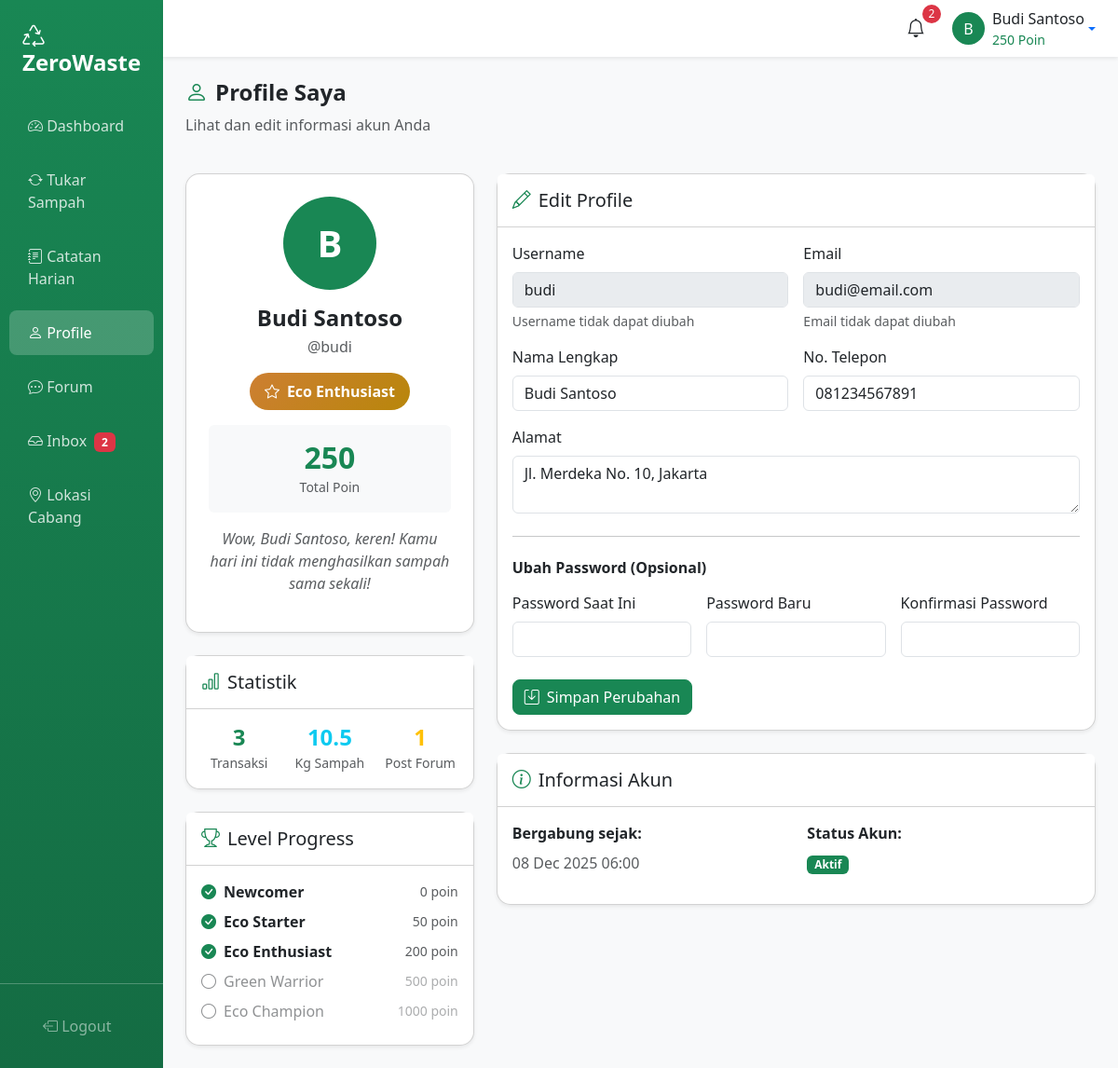
The app's page /user/profile.php (signed in) with its own data.
### tables this page shows
CREATE TABLE `users` (
  `id` int(11) NOT NULL AUTO_INCREMENT,
  `username` varchar(50) NOT NULL,
  `email` varchar(100) NOT NULL,
  `password` varchar(255) NOT NULL,
  `full_name` varchar(100) NOT NULL,
  `phone` varchar(20) DEFAULT NULL,
  `address` text DEFAULT NULL,
  `points` int(11) DEFAULT 0,
  `role` varchar(20) DEFAULT 'user',
  `is_active` tinyint(1) DEFAULT 1,
  `is_forum_blocked` tinyint(1) DEFAULT 0,
  `created_at` datetime DEFAULT CURRENT_TIMESTAMP,
  `updated_at` datetime DEFAULT CURRENT_TIMESTAMP ON UPDATE CURRENT_TIMESTAMP,
  PRIMARY KEY (`id`),
  UNIQUE KEY `username` (`username`),
  UNIQUE KEY `email` (`email`)
);

### config/functions.php (called while the page is built, shortened)
<?php
function sanitize($data) {
    return htmlspecialchars(trim($data), ENT_QUOTES, 'UTF-8');
}
function getUserById($id) {
    $db = getDB();
    $stmt = $db->prepare("SELECT * FROM users WHERE id = ?");
    $stmt->execute([$id]);
    return $stmt->fetch();
}
function getBadge($points) {
    if ($points >= 200) return ['name' => 'Eco Enthusiast', 'color' => 'bronze', 'icon' => 'star'];
    return ['name' => 'Newcomer', 'color' => 'gray', 'icon' => 'seedling'];
}
function getMotivationalMessage($name, $todayWaste = 0) {
    $messages = [
        "Wow, $name, keren! Kamu sudah berkontribusi untuk bumi yang lebih hijau!",
        "Hebat, $name! Setiap langkah kecilmu sangat berarti!",
        "Luar biasa, $name! Terus jaga semangat eco-friendly-mu!",
        "$name, kamu adalah pahlawan lingkungan!",
        "Terima kasih $name, bumi tersenyum karena aksimu!"
    ];
    if ($todayWaste == 0) {
        return "Wow, $name, keren! Kamu hari ini tidak menghasilkan sampah sama sekali!";
    }
    return $messages[array_rand($messages)];
}
function formatDateTime($datetime) {
    return date('d M Y H:i', strtotime($datetime));
}
?>

### user/profile.php (the view, shortened to what this page needs)
<?php
require_once '../config/database.php';
require_once '../config/functions.php';
$userId = $_SESSION['user_id'];
$user = getUserById($userId);
$badge = getBadge($user['points'] ?? 0);
$motivation = getMotivationalMessage($user['full_name'] ?? 'User');
$stmt = $pdo->prepare("SELECT COUNT(*) as count, SUM(quantity) as total FROM waste_exchanges WHERE user_id = ? AND status = 'approved'");
$stmt->execute([$userId]);
$wasteStats = $stmt->fetch();
$stmt = $pdo->prepare("SELECT COUNT(*) as count FROM forum_posts WHERE user_id = ? AND is_deleted = 0");
$stmt->execute([$userId]);
$forumStats = $stmt->fetch();
?>
<!DOCTYPE html>
<html lang="id">
<head>
    <link href="https://cdn.jsdelivr.net/npm/bootstrap@5.3.2/dist/css/bootstrap.min.css" rel="stylesheet">
    <link href="https://cdn.jsdelivr.net/npm/bootstrap-icons@1.11.1/font/bootstrap-icons.css" rel="stylesheet">
    <link href="../assets/css/style.css" rel="stylesheet">
</head>
<body>
    <div class="d-flex">
        <?php include 'includes/sidebar.php'; ?>
        <div class="main-content flex-grow-1">
            <?php include 'includes/topbar.php'; ?>
            <div class="container-fluid p-4">
                <div class="row mb-4">
                    <div class="col-12">
                        <h4 class="fw-bold"><i class="bi bi-person me-2 text-success"></i>Profile Saya</h4>
                        <p class="text-muted">Lihat dan edit informasi akun Anda</p>
                    </div>
                </div>
                <div class="row g-4">
                    <div class="col-lg-4">
                        <div class="card shadow-sm text-center">
                            <div class="card-body p-4">
                                <div class="avatar-circle bg-success mx-auto mb-3">
                                    <?= strtoupper(substr($user['full_name'], 0, 1)) ?>
                                </div>
                                <h4 class="fw-bold mb-1"><?= sanitize($user['full_name']) ?></h4>
                                <p class="text-muted mb-3">@<?= sanitize($user['username']) ?></p>
                                <div class="mb-3">
                                    <span class="badge-level badge-<?= $badge['color'] ?>">
                                        <i class="bi bi-<?= $badge['icon'] ?> me-2"></i>
                                        <?= $badge['name'] ?>
                                    </span>
                                </div>
                                <div class="bg-light rounded p-3 mb-3">
                                    <h2 class="fw-bold text-success mb-0"><?= number_format($user['points']) ?></h2>
                                    <small class="text-muted">Total Poin</small>
                                </div>
                                <p class="text-muted fst-italic"><?= $motivation ?></p>
                            </div>
                        </div>
                        <div class="card shadow-sm mt-4">
                            <div class="card-header bg-white py-3">
                                <h5 class="mb-0"><i class="bi bi-bar-chart me-2 text-success"></i>Statistik</h5>
                            </div>
                            <div class="card-body">
                                <div class="row g-3 text-center">
                                    <div class="col-4">
                                        <h4 class="fw-bold text-success mb-0"><?= $wasteStats['count'] ?? 0 ?></h4>
                                        <small class="text-muted">Transaksi</small>
                                    </div>
                                    <div class="col-4">
                                        <h4 class="fw-bold text-info mb-0"><?= number_format($wasteStats['total'] ?? 0, 1) ?></h4>
                                        <small class="text-muted">Kg Sampah</small>
                                    </div>
                                    <div class="col-4">
                                        <h4 class="fw-bold text-warning mb-0"><?= $forumStats['count'] ?? 0 ?></h4>
                                        <small class="text-muted">Post Forum</small>
                                    </div>
                                </div>
                            </div>
                        </div>
                        <div class="card shadow-sm mt-4">
                            <div class="card-header bg-white py-3">
                                <h5 class="mb-0"><i class="bi bi-trophy me-2 text-success"></i>Level Progress</h5>
                            </div>
                            <div class="card-body">
                                <?php
                                $levels = [
                                    ['name' => 'Newcomer', 'min' => 0, 'color' => 'gray'],
                                    ['name' => 'Eco Starter', 'min' => 50, 'color' => 'green'],
                                    ['name' => 'Eco Enthusiast', 'min' => 200, 'color' => 'bronze'],
                                    ['name' => 'Green Warrior', 'min' => 500, 'color' => 'silver'],
                                    ['name' => 'Eco Champion', 'min' => 1000, 'color' => 'gold'],
                                ];
                                foreach ($levels as $level):
                                    $achieved = $user['points'] >= $level['min'];
                                ?>
                                <div class="d-flex align-items-center mb-2 <?= !$achieved ? 'opacity-50' : '' ?>">
                                    <i class="bi bi-<?= $achieved ? 'check-circle-fill text-success' : 'circle' ?> me-2"></i>
                                    <span class="<?= $achieved ? 'fw-bold' : '' ?>"><?= $level['name'] ?></span>
                                    <small class="ms-auto text-muted"><?= $level['min'] ?> poin</small>
                                </div>
                                <?php endforeach; ?>
                            </div>
                        </div>
                    </div>
                    <div class="col-lg-8">
                        <div class="card shadow-sm">
                            <div class="card-header bg-white py-3">
                                <h5 class="mb-0"><i class="bi bi-pencil me-2 text-success"></i>Edit Profile</h5>
                            </div>
                            <div class="card-body">
                                <form method="POST">
                                    <div class="row g-3 mb-4">
                                        <div class="col-md-6">
                                            <label for="username" class="form-label">Username</label>
                                            <input type="text" class="form-control" id="username" value="<?= sanitize($user['username']) ?>" disabled>
                                            <div class="form-text">Username tidak dapat diubah</div>
                                        </div>
                                        <div class="col-md-6">
                                            <label for="email" class="form-label">Email</label>
                                            <input type="email" class="form-control" id="email" value="<?= sanitize($user['email']) ?>" disabled>
                                            <div class="form-text">Email tidak dapat diubah</div>
                                        </div>
                                        <div class="col-md-6">
                                            <label for="full_name" class="form-label">Nama Lengkap</label>
                                            <input type="text" class="form-control" id="full_name" name="full_name" value="<?= sanitize($user['full_name']) ?>" required>
                                        </div>
                                        <div class="col-md-6">
                                            <label for="phone" class="form-label">No. Telepon</label>
                                            <input type="text" class="form-control" id="phone" name="phone" value="<?= sanitize($user['phone']) ?>">
                                        </div>
                                        <div class="col-12">
                                            <label for="address" class="form-label">Alamat</label>
                                            <textarea class="form-control" id="address" name="address" rows="2"><?= sanitize($user['address']) ?></textarea>
                                        </div>
                                    </div>
                                    <hr class="my-4">
                                    <h6 class="fw-bold mb-3">Ubah Password (Opsional)</h6>
                                    <div class="row g-3 mb-4">
                                        <div class="col-md-4">
                                            <label for="current_password" class="form-label">Password Saat Ini</label>
                                            <input type="password" class="form-control" id="current_password" name="current_password">
                                        </div>
                                        <div class="col-md-4">
                                            <label for="new_password" class="form-label">Password Baru</label>
                                            <input type="password" class="form-control" id="new_password" name="new_password">
                                        </div>
                                        <div class="col-md-4">
                                            <label for="confirm_password" class="form-label">Konfirmasi Password</label>
                                            <input type="password" class="form-control" id="confirm_password" name="confirm_password">
                                        </div>
                                    </div>
                                    <button type="submit" class="btn btn-success">
                                        <i class="bi bi-save me-2"></i>Simpan Perubahan
                                    </button>
                                </form>
                            </div>
                        </div>
                        <div class="card shadow-sm mt-4">
                            <div class="card-header bg-white py-3">
                                <h5 class="mb-0"><i class="bi bi-info-circle me-2 text-success"></i>Informasi Akun</h5>
                            </div>
                            <div class="card-body">
                                <div class="row">
                                    <div class="col-md-6">
                                        <p class="mb-2"><strong>Bergabung sejak:</strong></p>
                                        <p class="text-muted"><?= formatDateTime($user['created_at']) ?></p>
                                    </div>
                                    <div class="col-md-6">
                                        <p class="mb-2"><strong>Status Akun:</strong></p>
                                        <p><span class="badge bg-success">Aktif</span></p>
                                    </div>
                                </div>
                            </div>
                        </div>
                    </div>
                </div>
            </div>
        </div>
    </div>
</body>
</html>

### assets/css/style.css (style rules this page uses)
:root { --primary-green: #198754; --light-green: #d1e7dd; --dark-green: #146c43; }
body { font-family: 'Segoe UI', Tahoma, Geneva, Verdana, sans-serif; }
.card { border-radius: 15px; transition: transform 0.2s, box-shadow 0.2s; }
.btn { border-radius: 8px; }
.btn-success { background-color: var(--primary-green); border-color: var(--primary-green); }
.main-content { background-color: #f8f9fa; min-height: 100vh; }
.badge-level { display: inline-flex; align-items: center; padding: 8px 16px; border-radius: 50px; font-weight: 600; }
.badge-bronze { background: linear-gradient(135deg, #CD7F32, #B8860B); color: #fff; }
.avatar-circle { width: 100px; height: 100px; border-radius: 50%; display: flex; align-items: center; justify-content: center; font-size: 2.5rem; font-weight: bold; color: #fff; }

### records on screen
users: full_name "B", full_name "Budi Santoso", username "budi", points "Eco Enthusiast", points "250", full_name "Wow, Budi Santoso, keren! Kamu hari ini tidak menghasilkan sampah sama sekali!", email "budi@email.com", phone "081234567891", address "Jl. Merdeka No. 10, Jakarta", created_at "08 Dec 2025 06:00"

### other values on screen
$count "2"
$unreadCount "2"
substr($_SESSION['full_name'], 0, 1) "B"
$_SESSION['full_name'] "Budi Santoso"
$_SESSION['points'] "250"
$wasteStats['count'] "3"
$wasteStats['total'] "10.5"
$forumStats['count'] "1"
$level['name'] "Newcomer"
$level['min'] "0"
$level['name'] "Eco Starter"
$level['min'] "50"
$level['name'] "Eco Enthusiast"
$level['min'] "200"
$level['name'] "Green Warrior"
